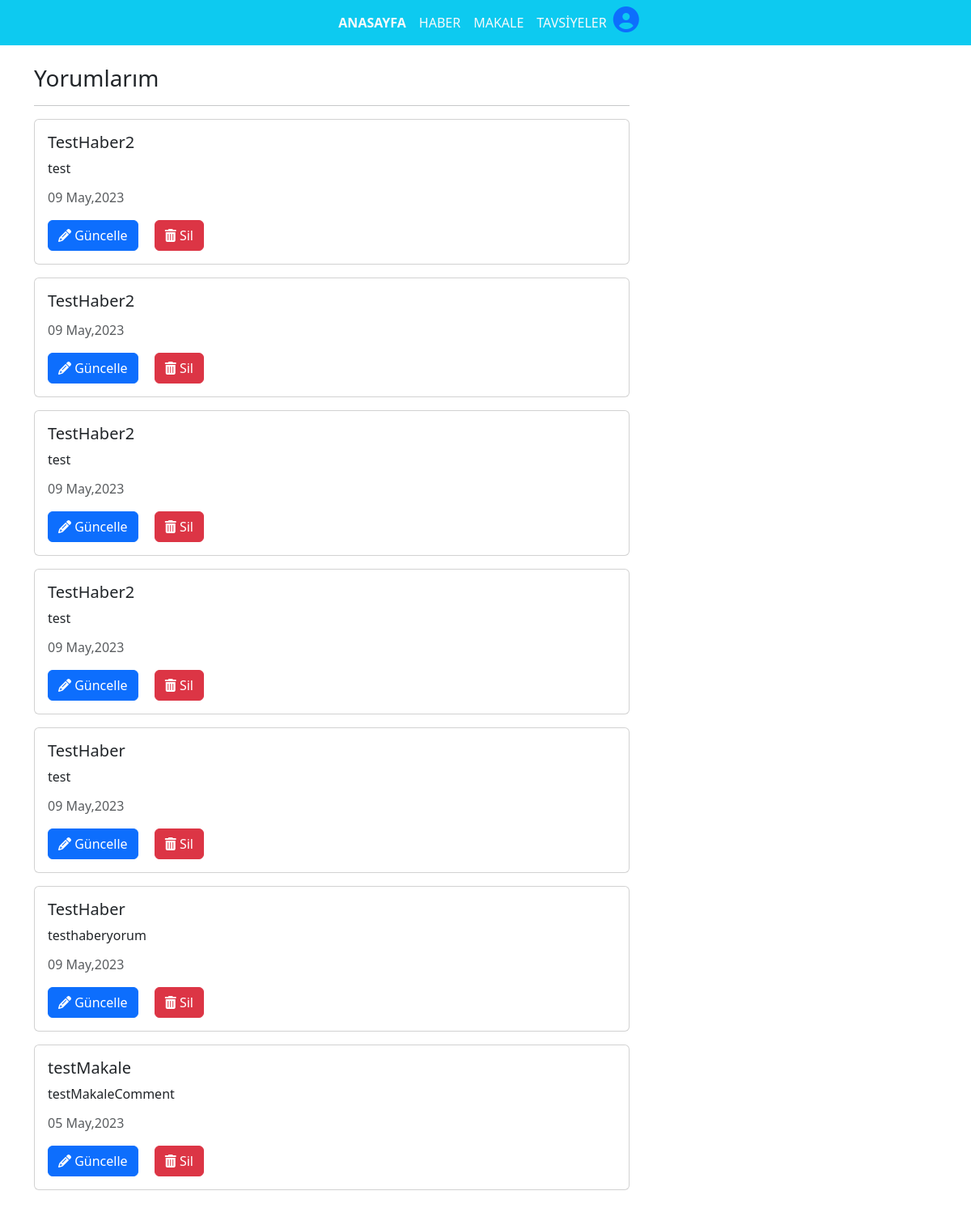
Screenshot of /profil_comments/ (signed in) with the database file from the repository.
### api/models.py (models this page shows, shortened)
class Comment(models.Model):
    content = models.TextField()
    author = models.ForeignKey(User, on_delete=models.CASCADE)
    post = models.ForeignKey(Post, on_delete=models.CASCADE, related_name="comments")
    created_at = models.DateTimeField(auto_now_add=True)

class Post(models.Model):
    category_title = models.ForeignKey(Category, on_delete=models.CASCADE)
    title = models.CharField(max_length=255)
    content = models.TextField()
    author = models.ForeignKey(User, on_delete=models.CASCADE)
    created_at = models.DateTimeField(auto_now_add=True)

### api/views.py (the view)
# urls.py: path("profil_comments/", views.profil_comments, name="comments"),
@login_required
def profil_comments(request):
    user = request.user
    comments = Comment.objects.filter(author=user).order_by("-created_at")
    return render(request, "profil.html", locals())

### templates/profil.html (shortened to what this page needs)
<!DOCTYPE html>
<html>
<head>
    {% load bootstrap5 %}
    {% bootstrap_css %}
    <link href="https://cdn.jsdelivr.net/npm/bootstrap@5.3.0-alpha1/dist/css/bootstrap.min.css" rel="stylesheet"
 />
</head>
<body>
    <nav class="navbar navbar-expand-lg navbar-light bg-info">
        <div class="container-fluid">
            <div class="collapse navbar-collapse justify-content-center" id="navbarNav">
                <ul class="navbar-nav">
                    <li class="nav-item">
                        <a class="nav-link link-light" href="/"><b>ANASAYFA</b></a>
                    </li>
                    <li class="nav-item">
                        <a class="nav-link link-light" href="{% url 'haber' %}">HABER</a>
                    </li>
                    <li class="nav-item">
                        <a class="nav-link link-light" href="{% url 'makale' %}">MAKALE</a>
                    </li>
                    <li class="nav-item">
                        <a class="nav-link link-light" href="{% url 'tavsiyeler' %}">TAVSİYELER</a>
                    </li>
                    {% if user.is_authenticated %}
                    <div class="profile-icon float-right">
                        <a href="#" role="button" id="profileDropdown" aria-haspopup="true" aria-expanded="false">
                            <i class="fas fa-user-circle fa-2x"></i>
                        </a>
                    </div>
                    {% endif %}
                </ul>
            </div>
        </div>
    </nav>
    {% block content %}
    <div class="container my-4">
        <div class="row">
            <div class="col-md-8">
                <h3>Yorumlarım</h3>
                <hr>
                {% for comment in comments %}
                <div class="card mb-3">
                    <div class="card-body">
                        <h5 class="card-title">{{ comment.post.title }}</h5>
                        <p class="card-text">{{ comment.content }}</p>
                        <p class="card-subtitle text-muted">{{ comment.created_at|date:"d M,Y" }}</p>
                        <div class="mt-3">
                            <a href="#" class="btn btn-primary me-3" onclick="openUpdateModal('{{ comment.id }}')">
                                <i class="fa fa-pencil"></i> Güncelle
                            </a>
                            <form class="d-inline" action="{% url 'comment_delete' comment.id %}" method="post">
                                <button type="submit" class="btn btn-danger"
                                    onclick="return confirm('Bu yorumu silmek istediğinizden emin misiniz?')">
                                    <i class="fa fa-trash"></i> Sil
                                </button>
                            </form>
                        </div>
                    </div>
                </div>
                {% empty %}
                <p>Kullanıcının henüz yorumu yok.</p>
                {% endfor %}
            </div>
        </div>
    </div>
    {% endblock %}
</body>
</html>

### templates/profil.html (style rules this page uses)
.profile-icon { position: relative; cursor: pointer; }

### rows the page displays
Comment: post "TestHaber2", content "test", created_at "09 May,2023"
Comment: post "TestHaber2", created_at "09 May,2023"
Comment: post "TestHaber2", content "test", created_at "09 May,2023"
Comment: post "TestHaber2", content "test", created_at "09 May,2023"
Comment: post "TestHaber", content "test", created_at "09 May,2023"
Comment: post "TestHaber", content "testhaberyorum", created_at "09 May,2023"
Comment: post "testMakale", content "testMakaleComment", created_at "05 May,2023"
